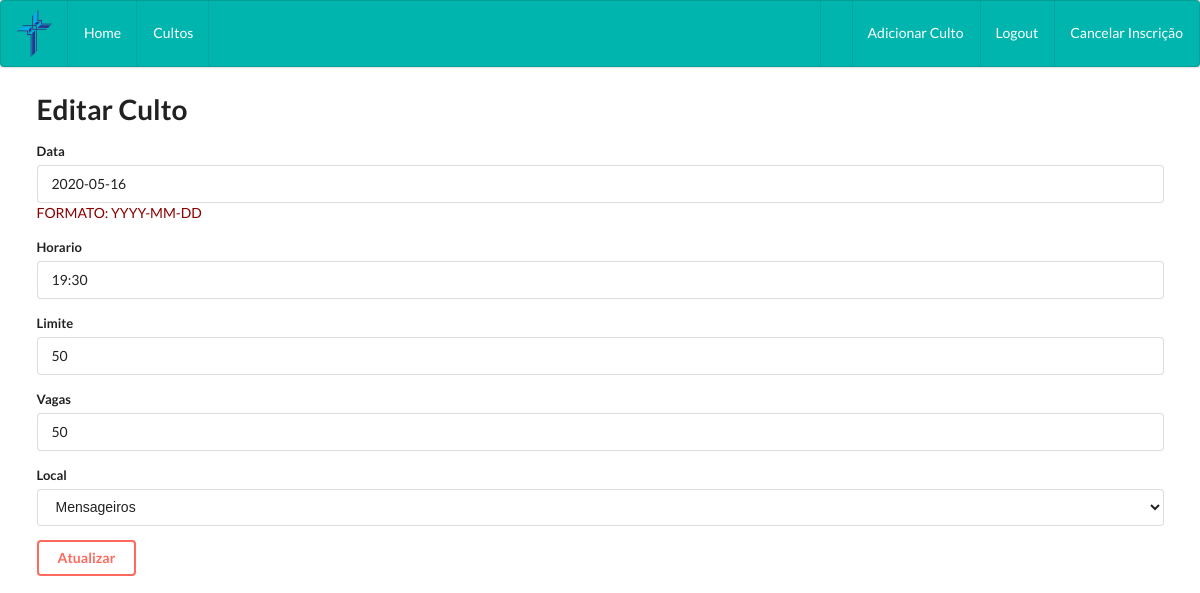
/culto/update/9/ (signed in), run on the app's committed database.
### appculto/models.py (models this page shows, shortened)
class Culto(models.Model):
    data = models.fields.DateField()
    horario = models.fields.CharField(max_length=45)
    limite = models.fields.IntegerField(default=40)
    vagas = models.fields.IntegerField(default=40)
    sysActive = models.fields.BooleanField(default=True)
    local = models.ForeignKey(Local, null=True, on_delete=models.SET_NULL)

### appculto/views.py (the view, shortened to what this page needs)
# urls.py: path('update/<int:pk>/', CultoUpdateView.as_view(), name='update_culto'),
@method_decorator(login_required, name='dispatch')
class CultoUpdateView(UpdateView):
    model = Culto
    template_name = 'appculto/update_culto.html'
    form_class = UpdateCultoForm
    success_url = '/'

### appculto/forms.py
class UpdateCultoForm(ModelForm):
    class Meta:
        model = Culto
        fields = ['data', 'horario', 'limite', 'vagas', 'local']

### applocal/models.py (called while the page is built)
    def __str__(self):
        return f'{self.short_description}'

### templates/appculto/update_culto.html (shortened to what this page needs)
{% extends '../base/base_layout.html' %}
{% load static %}
{% block style %}
    <link
            rel="stylesheet"
            type="text/css"
            href="{% static 'css/culto/main.css' %}"
    />
{% endblock %}
{% block content %}
    <div class="ui container">
        <form method="POST" action="" class="ui form">
            <h1>Editar Culto</h1>
            <div class="field">
                <label>{{ form.data.label }}</label>
                {{ form.data }}
                <text style="color:darkred;">FORMATO: YYYY-MM-DD</text>
            </div>
            <div class="field">
                <label>{{ form.horario.label }}</label>
                {{ form.horario }}
            </div>
            <div class="field">
                <label>{{ form.limite.label }}</label>
                {{ form.limite }}
            </div>
            <div class="field">
                <label>{{ form.vagas.label }}</label>
                {{ form.vagas }}
            </div>
            <div class="field">
                <label>{{ form.local.label }}</label>
                {{ form.local }}
            </div>
            <button class="ui red inverted button" type="submit">Atualizar</button>
        </form>
    </div>
{% endblock %}

### static/css/base/base.css (style rules this page uses)
* { margin: 0; padding: 0; box-sizing: border-box; }

### static/css/culto/main.css (style rules this page uses)
.button { background-color: #181818; border: 1px solid #181818; border-radius: 5px; margin-top: 20px; padding: 2px; font-weight: bold; color: #fff; }

### data on the page
Culto: data "2020-05-16", horario "19:30", limite "50", vagas "50", local "Mensageiros"
